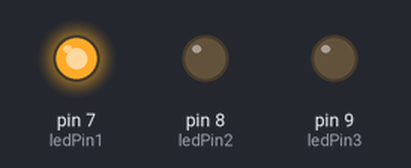
Simulated run of this sketch. Board: Arduino Uno, built with avr-gcc and run on an emulated ATmega328P. Parts: output pins drawn as LEDs (lit = HIGH).

Above: at 0.1 s.
At 1.1 s:
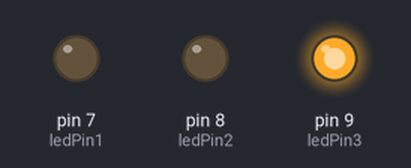
At 2.7 s:
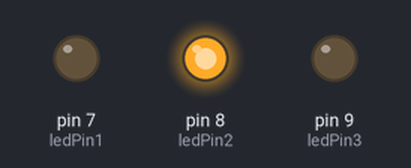
Timing chart, 0 to 3.0 s (numbered marks = the images above):
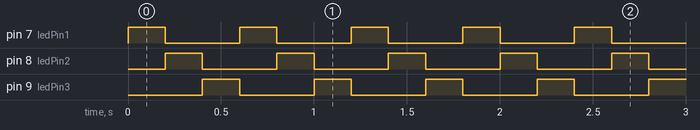

Measured:
- by itself, pin 7 (ledPin1), pin 8 (ledPin2), pin 9 (ledPin3): alternates HIGH for 0.20 s and LOW for 0.40 s
- by itself, everything shown: repeats every 0.60 s, in 3 steps

The sketch:

ejercicio2.ino
```cpp
/*
* Ejercicio 2
* Se trata de encender y apagar 3 LEDs colocados en las salidas 7, 8 y 9
* con una permanencia de 200 ms. Las variables asignadas a cada led son ledPin1,
* ledPin2 y ledPin3
*/
int ledPin1 = 7;
int ledPin2 = 8;
int ledPin3 = 9;

void setup() {
  pinMode(ledPin1, OUTPUT);
  pinMode(ledPin2, OUTPUT);
  pinMode(ledPin3, OUTPUT);
  digitalWrite(ledPin1, LOW);
  digitalWrite(ledPin2, LOW);
  digitalWrite(ledPin3, LOW);
}
void loop(){
  digitalWrite(ledPin1, HIGH); // Apaga y enciende los leds cada 200 ms
  delay(200);
  digitalWrite(ledPin1, LOW);
  digitalWrite(ledPin2, HIGH);
  delay(200);
  digitalWrite(ledPin2, LOW);
  digitalWrite(ledPin3, HIGH);
  delay(200);
  digitalWrite(ledPin3, LOW);
}
```
